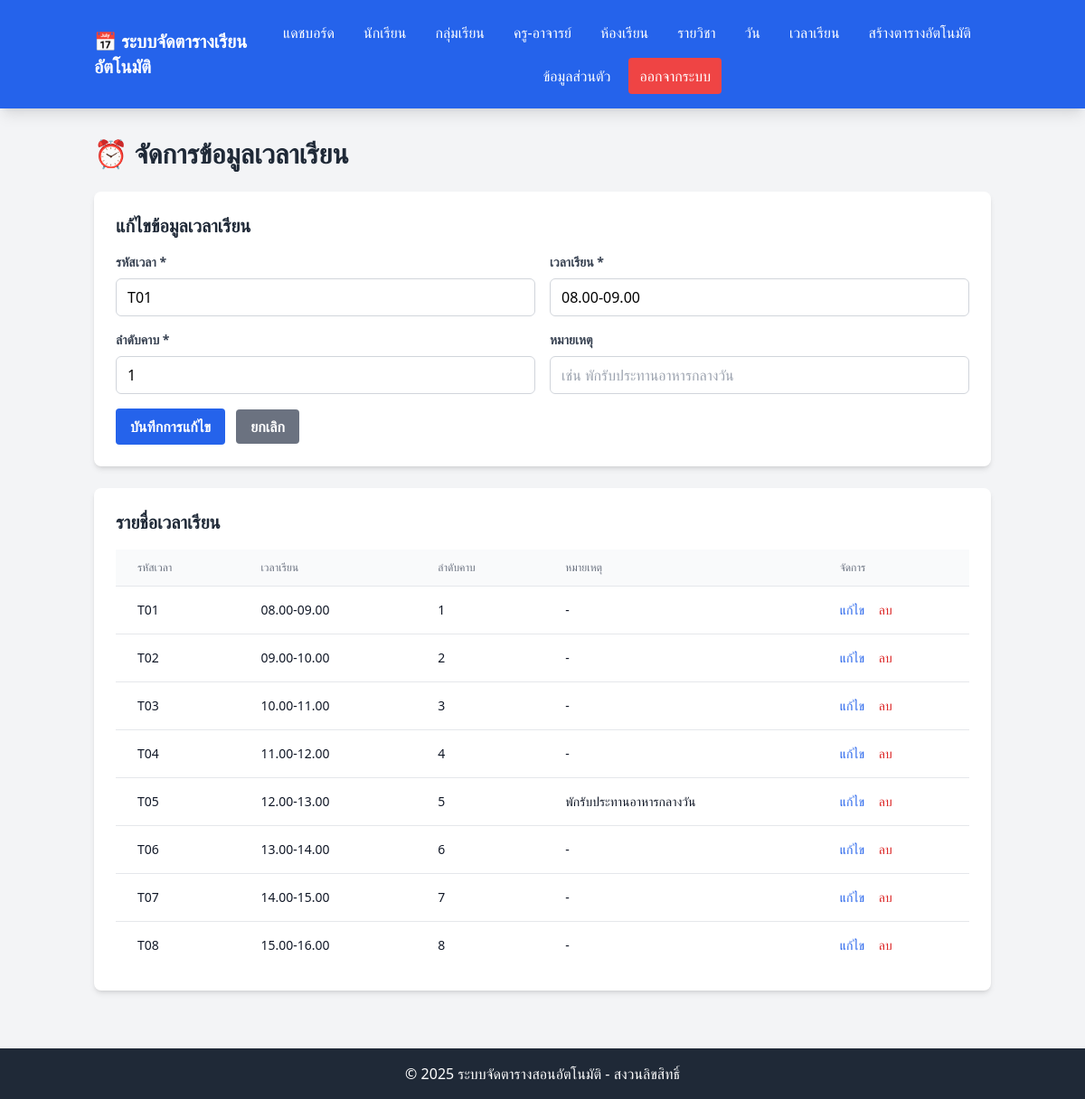
The app's page /time_slots.php?edit=1 (signed in) with its own data.
### tables this page shows
CREATE TABLE IF NOT EXISTS time_slots (
    id INT AUTO_INCREMENT PRIMARY KEY,
    time_code VARCHAR(10) UNIQUE NOT NULL,
    time_range VARCHAR(50) NOT NULL COMMENT 'เช่น 08.00-09.00',
    time_order INT NOT NULL COMMENT 'ลำดับคาบเรียน',
    notes TEXT COMMENT 'หมายเหตุ เช่น พักรับประทานอาหารกลางวัน',
    created_at TIMESTAMP DEFAULT CURRENT_TIMESTAMP
);

### time_slots.php (the view, shortened to what this page needs)
<?php
require_once 'config/database.php';
$timeSlots = $pdo->query("SELECT * FROM time_slots ORDER BY time_order")->fetchAll();
$editTimeSlot = null;
if (isset($_GET['edit'])) {
    $id = $_GET['edit'];
    $stmt = $pdo->prepare("SELECT * FROM time_slots WHERE id = ?");
    $stmt->execute([$id]);
    $editTimeSlot = $stmt->fetch();
}
require_once 'includes/header.php';
?>
<div class="mb-6">
    <h1 class="text-3xl font-bold text-gray-800 mb-2">⏰ จัดการข้อมูลเวลาเรียน</h1>
</div>
<div class="bg-white rounded-lg shadow-md p-6 mb-6">
    <h2 class="text-xl font-bold text-gray-800 mb-4">
        <?php echo $editTimeSlot ? 'แก้ไขข้อมูลเวลาเรียน' : 'เพิ่มข้อมูลเวลาเรียนใหม่'; ?>
    </h2>
    <form method="POST" action="">
        <div class="grid grid-cols-1 md:grid-cols-2 gap-4">
            <div>
                <label class="block text-gray-700 text-sm font-bold mb-2">รหัสเวลา *</label>
                <input type="text" name="time_code" required
                       value="<?php echo $editTimeSlot ? htmlspecialchars($editTimeSlot['time_code']) : ''; ?>"
                       placeholder="เช่น T01, T02"
                       class="w-full px-3 py-2 border border-gray-300 rounded-md focus:outline-none focus:ring-2 focus:ring-blue-500">
            </div>
            <div>
                <label class="block text-gray-700 text-sm font-bold mb-2">เวลาเรียน *</label>
                <input type="text" name="time_range" required
                       value="<?php echo $editTimeSlot ? htmlspecialchars($editTimeSlot['time_range']) : ''; ?>"
                       placeholder="เช่น 08.00-09.00"
                       class="w-full px-3 py-2 border border-gray-300 rounded-md focus:outline-none focus:ring-2 focus:ring-blue-500">
            </div>
            <div>
                <label class="block text-gray-700 text-sm font-bold mb-2">ลำดับคาบ *</label>
                <input type="number" name="time_order" required min="1" max="20"
                       value="<?php echo $editTimeSlot ? htmlspecialchars($editTimeSlot['time_order']) : '1'; ?>"
                       class="w-full px-3 py-2 border border-gray-300 rounded-md focus:outline-none focus:ring-2 focus:ring-blue-500">
            </div>
            <div>
                <label class="block text-gray-700 text-sm font-bold mb-2">หมายเหตุ</label>
                <input type="text" name="notes"
                       value="<?php echo $editTimeSlot ? htmlspecialchars($editTimeSlot['notes']) : ''; ?>"
                       placeholder="เช่น พักรับประทานอาหารกลางวัน"
                       class="w-full px-3 py-2 border border-gray-300 rounded-md focus:outline-none focus:ring-2 focus:ring-blue-500">
            </div>
        </div>
        <div class="mt-4">
            <button type="submit" class="bg-blue-600 hover:bg-blue-700 text-white font-bold py-2 px-4 rounded">
                <?php echo $editTimeSlot ? 'บันทึกการแก้ไข' : 'เพิ่มข้อมูลเวลาเรียน'; ?>
            </button>
            <?php if ($editTimeSlot): ?>
                <a href="time_slots.php" class="bg-gray-500 hover:bg-gray-600 text-white font-bold py-2 px-4 rounded ml-2">ยกเลิก</a>
            <?php endif; ?>
        </div>
    </form>
</div>
<div class="bg-white rounded-lg shadow-md p-6">
    <h2 class="text-xl font-bold text-gray-800 mb-4">รายชื่อเวลาเรียน</h2>
    <div class="overflow-x-auto">
        <table class="min-w-full divide-y divide-gray-200">
            <thead class="bg-gray-50">
                <tr>
                    <th class="px-6 py-3 text-left text-xs font-medium text-gray-500 uppercase">รหัสเวลา</th>
                    <th class="px-6 py-3 text-left text-xs font-medium text-gray-500 uppercase">เวลาเรียน</th>
                    <th class="px-6 py-3 text-left text-xs font-medium text-gray-500 uppercase">ลำดับคาบ</th>
                    <th class="px-6 py-3 text-left text-xs font-medium text-gray-500 uppercase">หมายเหตุ</th>
                    <th class="px-6 py-3 text-left text-xs font-medium text-gray-500 uppercase">จัดการ</th>
                </tr>
            </thead>
            <tbody class="bg-white divide-y divide-gray-200">
                <?php foreach ($timeSlots as $timeSlot): ?>
                    <tr>
                        <td class="px-6 py-4 whitespace-nowrap text-sm text-gray-900"><?php echo htmlspecialchars($timeSlot['time_code']); ?></td>
                        <td class="px-6 py-4 whitespace-nowrap text-sm text-gray-900"><?php echo htmlspecialchars($timeSlot['time_range']); ?></td>
                        <td class="px-6 py-4 whitespace-nowrap text-sm text-gray-900"><?php echo htmlspecialchars($timeSlot['time_order']); ?></td>
                        <td class="px-6 py-4 whitespace-nowrap text-sm text-gray-900"><?php echo htmlspecialchars($timeSlot['notes'] ?: '-'); ?></td>
                        <td class="px-6 py-4 whitespace-nowrap text-sm">
                            <a href="?edit=<?php echo $timeSlot['id']; ?>" class="text-blue-600 hover:text-blue-800 mr-3">แก้ไข</a>
                            <form method="POST" action="" class="inline" onsubmit="return confirm('คุณแน่ใจหรือไม่ว่าต้องการลบ?');">
                                <button type="submit" class="text-red-600 hover:text-red-800">ลบ</button>
                            </form>
                        </td>
                    </tr>
                <?php endforeach; ?>
            </tbody>
        </table>
    </div>
</div>
<?php require_once 'includes/footer.php'; ?>

### records on screen
time_slots: time_code "T01", time_range "08.00-09.00", time_order "1", notes "-"
time_slots: time_code "T02", time_range "09.00-10.00", time_order "2", notes "-"
time_slots: time_code "T03", time_range "10.00-11.00", time_order "3", notes "-"
time_slots: time_code "T04", time_range "11.00-12.00", time_order "4", notes "-"
time_slots: time_code "T05", time_range "12.00-13.00", time_order "5", notes "พักรับประทานอาหารกลางวัน"
time_slots: time_code "T06", time_range "13.00-14.00", time_order "6", notes "-"
time_slots: time_code "T07", time_range "14.00-15.00", time_order "7", notes "-"
time_slots: time_code "T08", time_range "15.00-16.00", time_order "8", notes "-"
